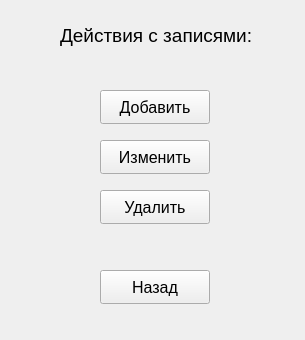
<?xml version="1.0" encoding="UTF-8"?>
<ui version="4.0">
 <class>Redaction</class>
 <widget class="QWidget" name="Redaction">
  <property name="geometry">
   <rect>
    <x>0</x>
    <y>0</y>
    <width>305</width>
    <height>340</height>
   </rect>
  </property>
  <property name="windowTitle">
   <string>Выбор действия</string>
  </property>
  <widget class="QLabel" name="label">
   <property name="geometry">
    <rect>
     <x>60</x>
     <y>20</y>
     <width>201</width>
     <height>31</height>
    </rect>
   </property>
   <property name="font">
    <font>
     <pointsize>14</pointsize>
    </font>
   </property>
   <property name="text">
    <string>Действия с записями:</string>
   </property>
  </widget>
  <widget class="QPushButton" name="addButton">
   <property name="geometry">
    <rect>
     <x>100</x>
     <y>90</y>
     <width>110</width>
     <height>34</height>
    </rect>
   </property>
   <property name="font">
    <font>
     <pointsize>12</pointsize>
    </font>
   </property>
   <property name="text">
    <string>Добавить</string>
   </property>
  </widget>
  <widget class="QPushButton" name="changeButton">
   <property name="geometry">
    <rect>
     <x>100</x>
     <y>140</y>
     <width>110</width>
     <height>34</height>
    </rect>
   </property>
   <property name="font">
    <font>
     <pointsize>12</pointsize>
    </font>
   </property>
   <property name="text">
    <string>Изменить</string>
   </property>
  </widget>
  <widget class="QPushButton" name="delButton">
   <property name="geometry">
    <rect>
     <x>100</x>
     <y>190</y>
     <width>110</width>
     <height>34</height>
    </rect>
   </property>
   <property name="font">
    <font>
     <pointsize>12</pointsize>
    </font>
   </property>
   <property name="text">
    <string>Удалить</string>
   </property>
  </widget>
  <widget class="QPushButton" name="cancelButton">
   <property name="geometry">
    <rect>
     <x>100</x>
     <y>270</y>
     <width>110</width>
     <height>34</height>
    </rect>
   </property>
   <property name="font">
    <font>
     <pointsize>12</pointsize>
    </font>
   </property>
   <property name="text">
    <string>Назад</string>
   </property>
  </widget>
 </widget>
 <resources/>
 <connections/>
</ui>
